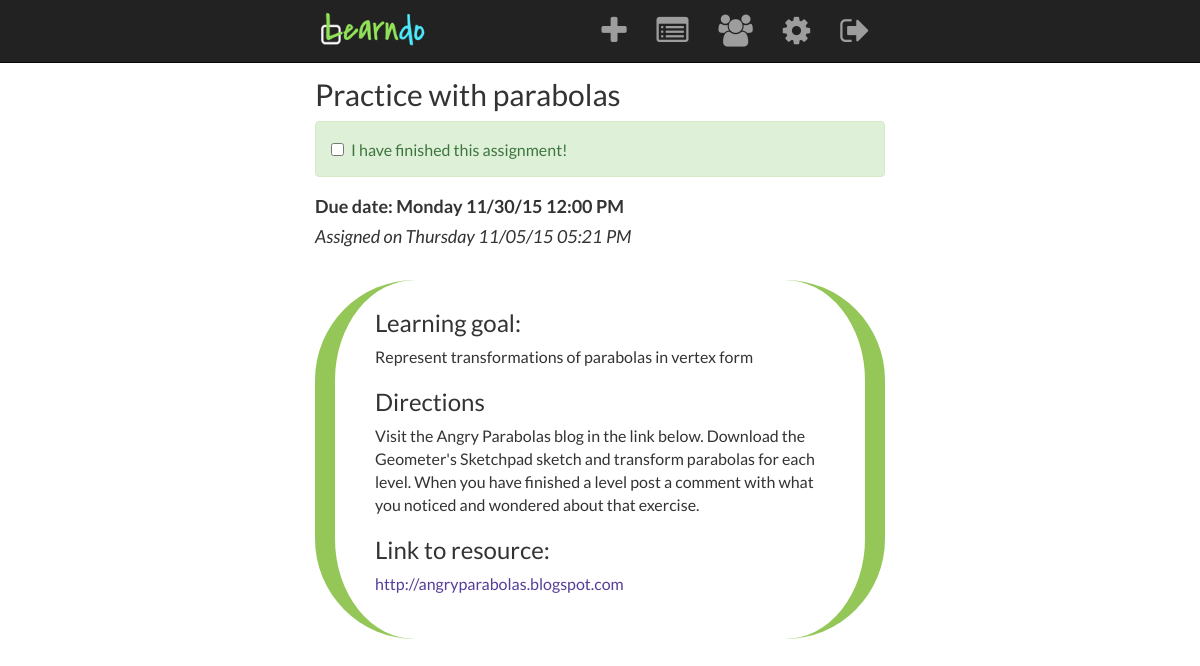
/student/7/assignments/6 (signed in), run on the app's committed database.
### model.py (models this page shows, shortened)
class Task(db.Model):
    __tablename__ = "tasks"
    task_id = db.Column(db.Integer, autoincrement=True, primary_key=True)
    created_by = db.Column(db.Integer, db.ForeignKey('users.user_id'))
    title = db.Column(db.String(128), nullable=False)
    goal = db.Column(db.String(712), nullable=False)
    directions = db.Column(db.String(712), nullable=False)
    link = db.Column(db.String(256), nullable=False)
    points = db.Column(db.Integer)
    due_date = db.Column(db.DateTime)
    assignments = db.relationship('Assignment', backref='task')

### server.py (the view)
@app.route('/student/<int:student_id>/assignments/<int:assign_id>')
def view_student_assignment(student_id, assign_id):
    assignment = Assignment.query.get(assign_id)
    task = assignment.task
    date_obj = task.due_date
    due_date = date_obj.strftime("%A %m/%d/%y %I:%M %p")
    assigned_on = assignment.assigned.strftime("%A %m/%d/%y %I:%M %p") # Stores date assigned
    user_id = session['user_id']
    if user_id == student_id:
        assignment.viewed = datetime.now()
        db.session.commit()
        return render_template("sassignment_view.html", task=task,
                                                        due_date=due_date,
                                                        assignment=assignment,
                                                        assigned_on=assigned_on)
    else:
        flash("You do not have access to that page.")
        return redirect("/")

### templates/sassignment_view.html (shortened to what this page needs)
{% extends 'base.html' %}
{% block content %}
<h2>{{ task.title }}</h2>
<div class="assignment">
	<div class="checkbox alert alert-success">
		<form action="/completed" method="POST" class="form form-inline">
			<div class="form-group">
			<label>
			<input type="checkbox" name="completed" class="complete">
			I have finished this assignment!
			</label>
			</div>
		</form>
	</div>
	<h4><b>Due date: {{ due_date }}</b></h4>
	<h4><i>Assigned on {{ assigned_on }}</i></h4><br>
	<div class="details">
		<h3>Learning goal:</h3>
		<p>{{ task.goal }}</p>
		<h3>Directions</h3>
		<p>{{ task.directions }}</p>
		<h3>Link to resource:</h3>
		<a href="{{ task.link }}" target="_blank">{{ task.link }}</a>
		<br><br>
	</div>
</div>
{% endblock %}

### templates/base.html (style rules this page uses)
body { font-family: "Lato", "Verdana", sans-serif; margin-top: 58px; font-size: 1.6em; }
a, a:hover { color: #563d99; }
.details { background-color: #fff; border-radius: 100px; border-left: 20px solid; border-right: 20px solid; padding: 10px 40px 20px 40px; border-color: #94c658; }

### data on the page
Task: title "Practice with parabolas", goal "Represent transformations of parabolas in vertex form", directions "Visit the Angry Parabolas blog in the link below. Download the Geometer's Sketchpad sketch and transform parabolas for each level. When you have finished a level post a comment with what you noticed and wondered about that exercise.", link "http://angryparabolas.blogspot.com"

### other printed values
{{ due_date }} "Monday 11/30/15 12:00 PM"
{{ assigned_on }} "Thursday 11/05/15 05:21 PM"
